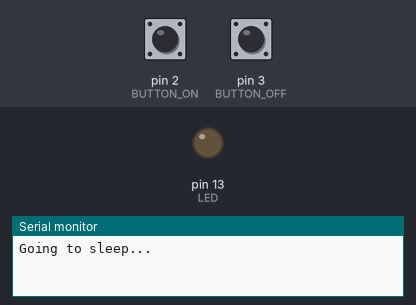
This sketch was run on a simulated Arduino Uno, built with avr-gcc and run on an emulated ATmega328P. On the bench: output pins drawn as LEDs (lit = HIGH), the last lines printed to the serial monitor. The test bench sets the inputs (shaded band); at power-on: pin 2 (BUTTON_ON) HIGH, pin 3 (BUTTON_OFF) HIGH. Sleep ends after the set time or at an interrupt.

Above: at 1.2 s.
1.3 s: pin 2 (BUTTON_ON) pulled LOW for 0.15 s
At 2.4 s:
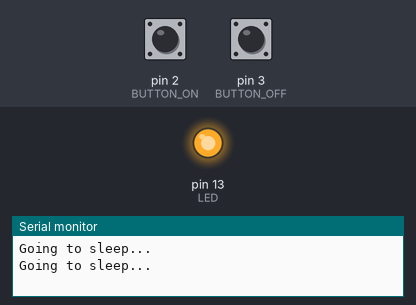
2.9 s: pin 3 (BUTTON_OFF) pulled LOW for 0.15 s
At 3.6 s:
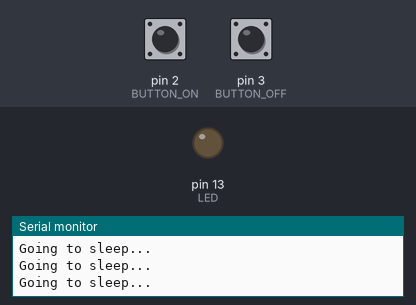
4.5 s: pin 2 (BUTTON_ON) pulled LOW for 1 s
At 4.8 s:
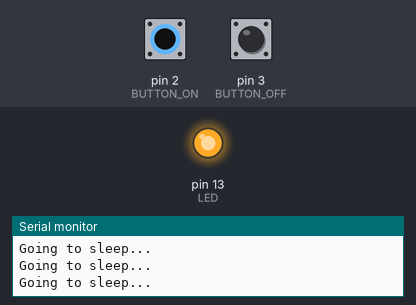
Timing chart, 0 to 7.5 s (numbered marks = the images above; inputs shaded):
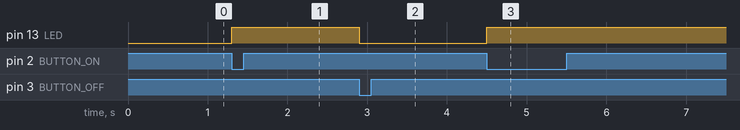

The sketch:

InterruptLightswitch.ino
```cpp
/*
 * INF471C - Connected Objects and the Internet of Things (IoT)
 * Interrupt version of arduino lightswitch
 * Ilja Tihhanovski

 * Currents measured
 * Sleep mode                              LED on (mA)     LED off (mA)
 * SLEEP_MODE_PWR_DOWN                     33.3            24.2
 * SLEEP_MODE_STANDBY                      33.7            24.5
 * SLEEP_MODE_EXT_STANDBY                  34.2            25.1
 * SLEEP_MODE_PWR_SAVE                     34.3            25.1
 * SLEEP_MODE_ADC                          38.4            29.2
 * SLEEP_MODE_IDLE - not sleeping at all   46.4            36.8
 *  Currents measured with UNI-T UT132C multimeter
 */

#define BUTTON_ON 2
#define BUTTON_OFF 3
#define LED 13

#include <avr/sleep.h>

volatile bool lightsOn;

void setup() {
  // Setup sleeping mode - tested current in different modes, see above
  set_sleep_mode(SLEEP_MODE_PWR_DOWN);

  // Setup pins
  pinMode(BUTTON_ON, INPUT_PULLUP);
  pinMode(BUTTON_OFF, INPUT_PULLUP);
  pinMode(LED, OUTPUT);

  // By default light is off
  lightsOn = false;
  digitalWrite(LED, LOW);


  Serial.begin(9600);

  // Setup interrupts
  attachInterrupt(digitalPinToInterrupt(BUTTON_ON), lightOn, FALLING);
  attachInterrupt(digitalPinToInterrupt(BUTTON_OFF), lightOff, FALLING);

  //Results of different interrupt modes:
  //LOW - lots of awakenings
  //RISING - switch when button being released
  //FALLING - switch when button being released
  //CHANGE - twice per press
}

void lightOn()
{
  if(!lightsOn)
    digitalWrite(LED, lightsOn = true);
}

void lightOff()
{
  if(lightsOn)
    digitalWrite(LED, lightsOn = false);
}

void loop() {
  Serial.println("Going to sleep...");

  // wait for transmit buffer to empty, see https://forum.arduino.cc/t/how-to-know-when-serial-has-finished-sending/116582/6
  while ((UCSR0A & _BV (TXC0)) == 0) {}

  // Go to sleep
  sleep_enable();
  sleep_cpu();
}
```

Measured:
- after the input at 1.3 s, pin 13 (LED): LOW → HIGH at once
- after the input at 2.9 s, pin 13 (LED): HIGH → LOW at once
- after the input at 4.5 s, pin 13 (LED): LOW → HIGH at once
